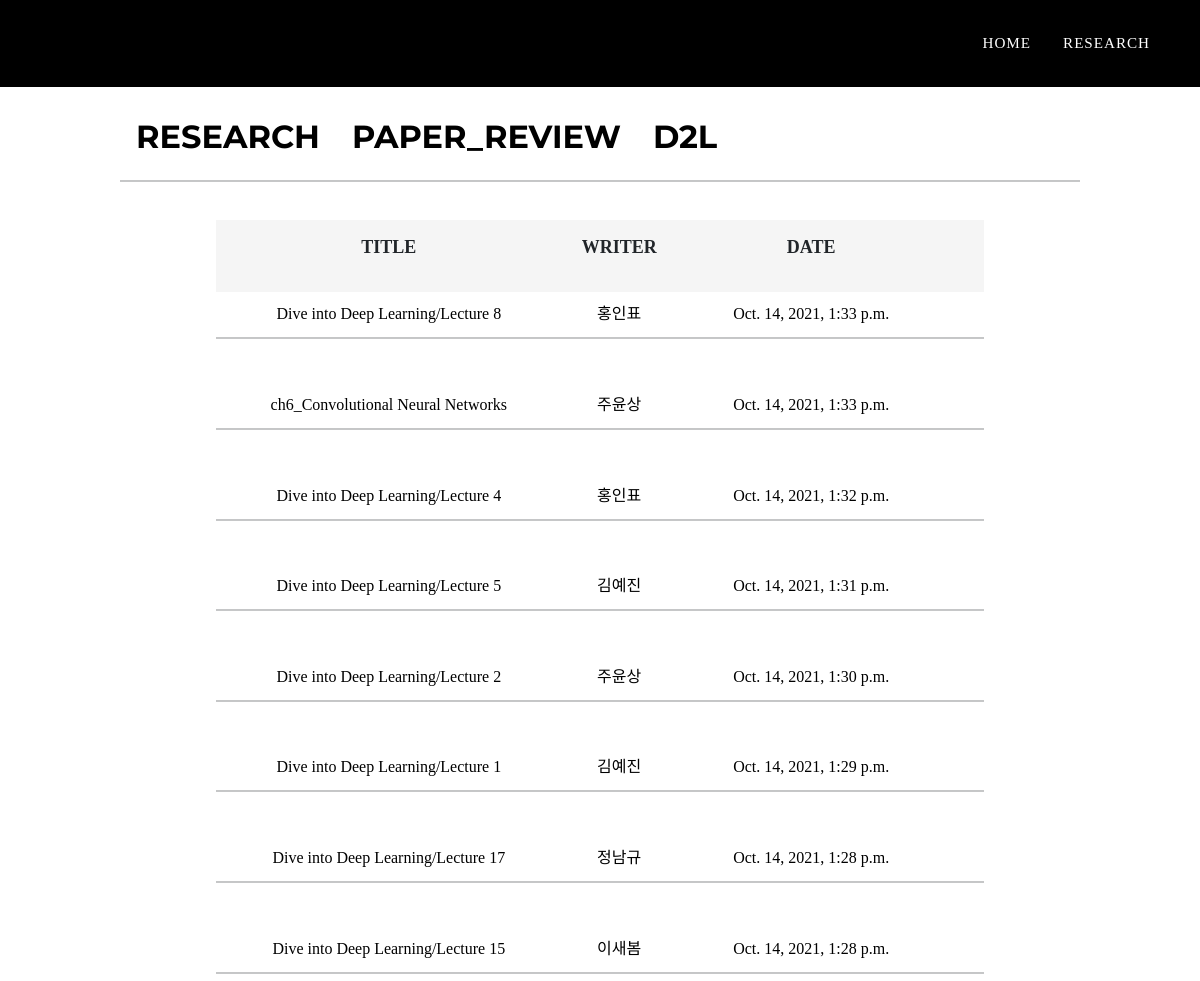
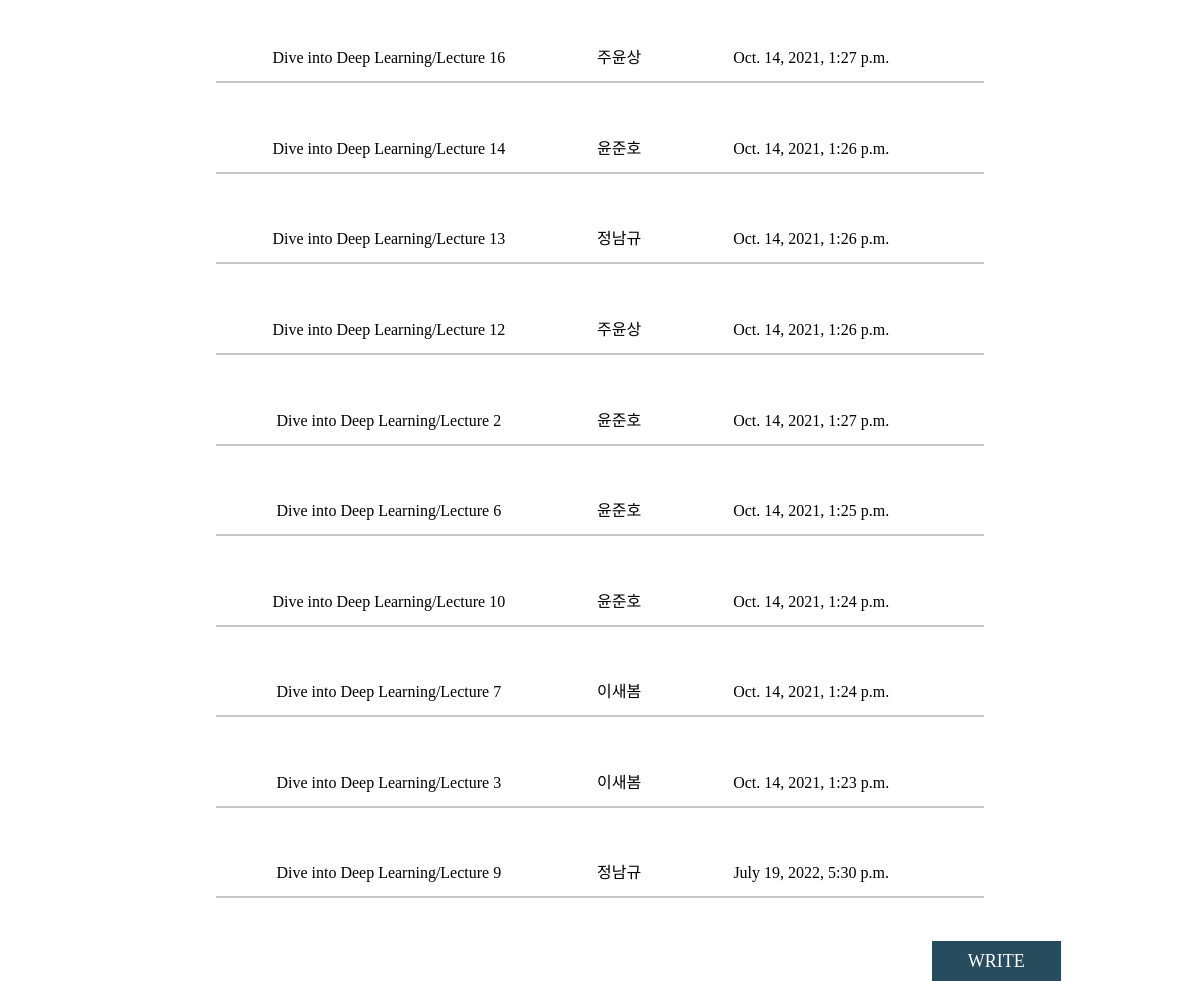
Page /board3/ on the committed database (2 pictures, top to bottom).
### app/models.py (models this page shows, shortened)
class Board(models.Model):
    title = models.CharField(max_length=100)
    body = models.TextField()
    date = models.DateTimeField(auto_now_add=True)
    writer = models.CharField(max_length=100, default='')
    file = models.FileField('첨부파일', null=True, blank=True,  upload_to='')
    thema = models.CharField(max_length=100, default='')

### app/views.py (the view)
# urls.py: path('board3/', app.views.board3, name='board3'),#not yet
def board3(request):
    board3 = Board.objects
    return render(request, 'board1.html', {'board3': board3})

### app/templates/board1.html (shortened to what this page needs)
<!DOCTYPE html>
<html lang="en">
<head>
    <link href="https://cdn.jsdelivr.net/npm/bootstrap@5.1.1/dist/css/bootstrap.min.css" rel="stylesheet"
>
    {% load static %}
    <link rel="stylesheet" href="{% static 'css/styles.css' %}">
</head>
<body id="page-top" style="font-family: noto-demilight;">
    <nav class="navbar navbar-expand-lg navbar-dark fixed-top" id="mainNav" style="background-color: black; font-family: noto-medium;">
        <div class="container">
            <div class="collapse navbar-collapse" id="navbarResponsive">
                <ul class="navbar-nav text-uppercase ml-auto" style="font-family: noto-medium;">
                    <li class="nav-item"><a class="nav-link js-scroll-trigger" style="font-family: noto-medium;" href="{% url 'index' %}">home</a></li>
                    <li class="nav-item"><a class="nav-link js-scroll-trigger" style="font-family: noto-medium;" href="{% url 'board1' %}">Research</a></li>
                </ul>
            </div>
        </div>
    </nav>
    <div class="board" style="margin-top: 20px;" >
        <div class="board-contents mx-auto">
            <div class="block board mx-auto">
                <div class="block mx-auto" style="height:3em;">
                    <div class="inline-block" >
                        <a class="nav-link js-scroll-trigger" href="{% url 'board1' %}" style="color: black; float: left;">
                            <h2 style="float: left;">RESEARCH</h2>
                        </a>
                        <a class="nav-link js-scroll-trigger" href="{% url 'board2' %}" style="color: black; float: left;">
                            <h2 style="float: left;">PAPER_REVIEW</h2>
                        </a>
                         <a class="nav-link js-scroll-trigger" href="{% url 'board3' %}" style="color: black; float: left;">
                            <h2 style="float: left;">D2L</h2>
                        </a>
                    </div>
                </div>
                <div class="block" style="height: 1.5em;">
                    <hr>
                </div>
            </div>
            <div class="block board" style="margin-top: 3%;">
                <div class="board-nav mx-auto">
                    <div class="block board-nav">
                        <div class="box" style="width: 45%;">
                            <p>TITLE</p>
                        </div>
                        <div class="box" style="width: 15%; ">
                            <p>WRITER</p>
                        </div>
                        <div class="box" style="width: 35%; ">
                            <p>DATE</p>
                        </div>
                    </div>
                </div>
                {% for i in board3.all reversed %}
                {% if i.thema == "D2L" %}
                <div class="board-contents mx-auto" style="margin-top: 1%;">
                            <a href="{{i.pk}}/" class="posting-click">
                                <div class="contents-box" style="width: 45%;">
                                    {{i.title}}
                                </div>
                                <div class="contents-box" style="width: 15%;">
                                    {{i.writer}}
                                </div>
                                <div class="contents-box" style="width: 35%; ">
                                    {{i.date}}
                                </div>
                                <br>
                                <br>
                            </a>
                            <hr style="margin-top: -1em;">
                    <br>
                </div>
                {% endif %}
                {% endfor %}
                <button class="my-button" onclick="location.href = 'new_post/'" style="float: right; margin-right:2%;">WRITE</button>
            </div>
        </div>
    </div>
</body>
</html>

### rows in the picture
Board: title "Dive into Deep Learning/Lecture 8", writer "홍인표", date "Oct. 14, 2021, 1:33 p.m."
Board: title "ch6_Convolutional Neural Networks", writer "주윤상", date "Oct. 14, 2021, 1:33 p.m."
Board: title "Dive into Deep Learning/Lecture 4", writer "홍인표", date "Oct. 14, 2021, 1:32 p.m."
Board: title "Dive into Deep Learning/Lecture 5", writer "김예진", date "Oct. 14, 2021, 1:31 p.m."
Board: title "Dive into Deep Learning/Lecture 2", writer "주윤상", date "Oct. 14, 2021, 1:30 p.m."
Board: title "Dive into Deep Learning/Lecture 1", writer "김예진", date "Oct. 14, 2021, 1:29 p.m."
Board: title "Dive into Deep Learning/Lecture 17", writer "정남규", date "Oct. 14, 2021, 1:28 p.m."
Board: title "Dive into Deep Learning/Lecture 15", writer "이새봄", date "Oct. 14, 2021, 1:28 p.m."
Board: title "Dive into Deep Learning/Lecture 16", writer "주윤상", date "Oct. 14, 2021, 1:27 p.m."
Board: title "Dive into Deep Learning/Lecture 14", writer "윤준호", date "Oct. 14, 2021, 1:26 p.m."
Board: title "Dive into Deep Learning/Lecture 13", writer "정남규", date "Oct. 14, 2021, 1:26 p.m."
Board: title "Dive into Deep Learning/Lecture 12", writer "주윤상", date "Oct. 14, 2021, 1:26 p.m."
Board: title "Dive into Deep Learning/Lecture 2", writer "윤준호", date "Oct. 14, 2021, 1:27 p.m."
Board: title "Dive into Deep Learning/Lecture 6", writer "윤준호", date "Oct. 14, 2021, 1:25 p.m."
Board: title "Dive into Deep Learning/Lecture 10", writer "윤준호", date "Oct. 14, 2021, 1:24 p.m."
Board: title "Dive into Deep Learning/Lecture 7", writer "이새봄", date "Oct. 14, 2021, 1:24 p.m."
Board: title "Dive into Deep Learning/Lecture 3", writer "이새봄", date "Oct. 14, 2021, 1:23 p.m."
Board: title "Dive into Deep Learning/Lecture 9", writer "정남규", date "July 19, 2022, 5:30 p.m."
